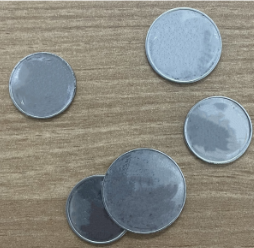
#> input picture coin.png, 254 x 248 px, found by its file name
$ python b.py
#> lines starting #> are read from the running program, lines starting #| are printed output that depends on the picture; after the words box and inside, x2 and y2 are one past the last pixel; in counts of white or black regions, pixels touching at a corner belong together
# counting_coin.py
import numpy as np
import cv2
import cvzone

# Load the images and resize it
img = cv2.imread("coin.png")
#> img is the input picture: shape (248, 254, 3); mean B, G, R 130.2, 136.7, 136.2
img = cv2.resize(img, (640, 800))
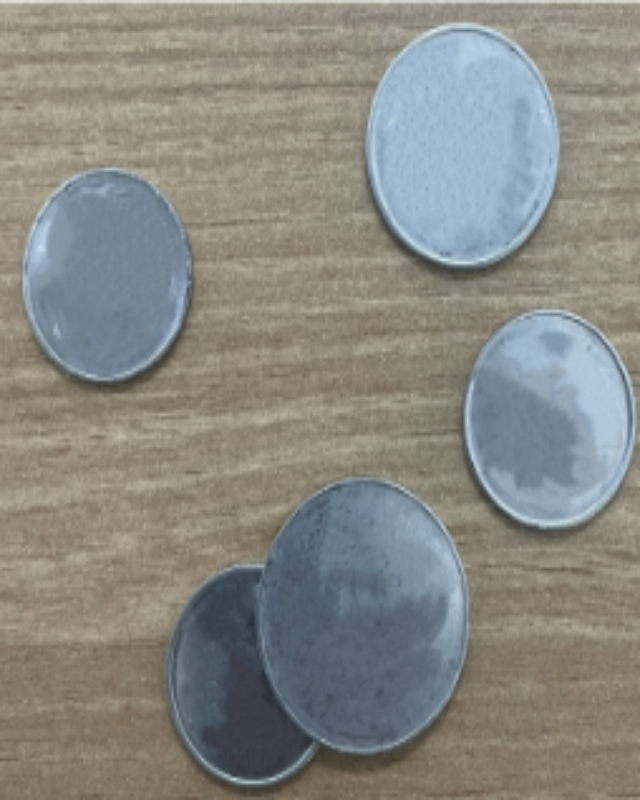
#> img: shape (800, 640, 3); mean B, G, R 130.1, 136.6, 136.1
# image_copy = cv2.imread("one.jpg")
# image_copy = cv2.resize(image_copy, (640, 800))


# Creat a Preprocessing function to apply necessary operations on the input image
def preProcessing(img):

    # Convert image to grayscale
    imgPre = cv2.cvtColor(img, cv2.COLOR_BGR2GRAY)
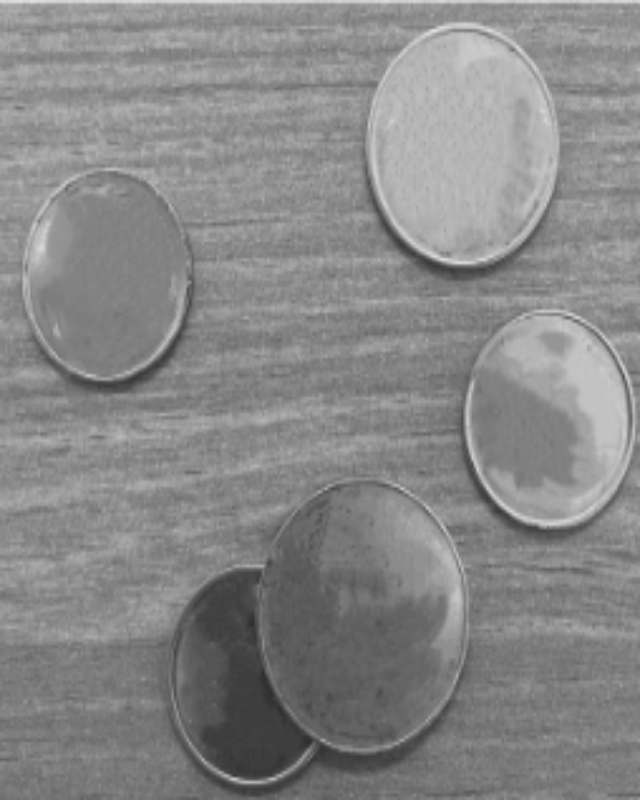
#> imgPre: shape (800, 640); min 45, max 232, mean 135.7

    # Apply blur to the image
    imgPre = cv2.blur(img, (15, 15), 0)
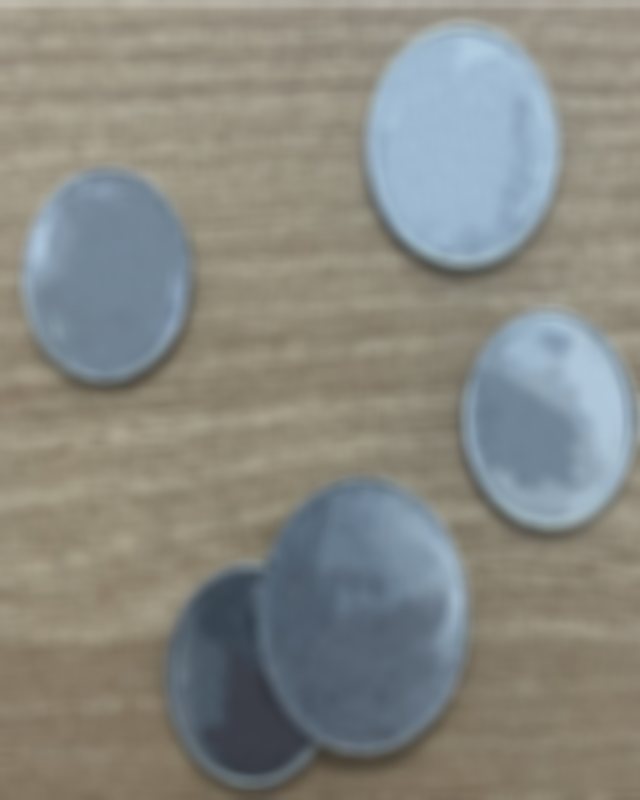
#> imgPre: shape (800, 640, 3); mean B, G, R 130.1, 136.6, 136.1


    # Apply Canny edge detection
    # Select some nice thresh1 , thresh2 so that go get a almost clear edge of wanted object

    imgPre = cv2.Canny(imgPre, 20 , 20)
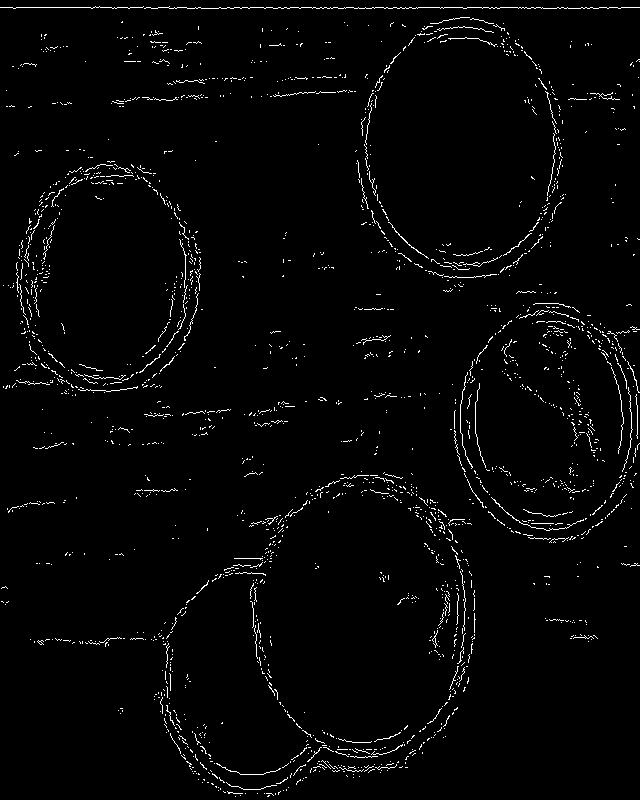
#> imgPre: shape (800, 640); 2.2% white in thin lines or dots

    # Apply dilation and morphological closing
    kernel = np.ones((3, 3), np.uint8)
    imgPre = cv2.dilate(imgPre, kernel, iterations=1)
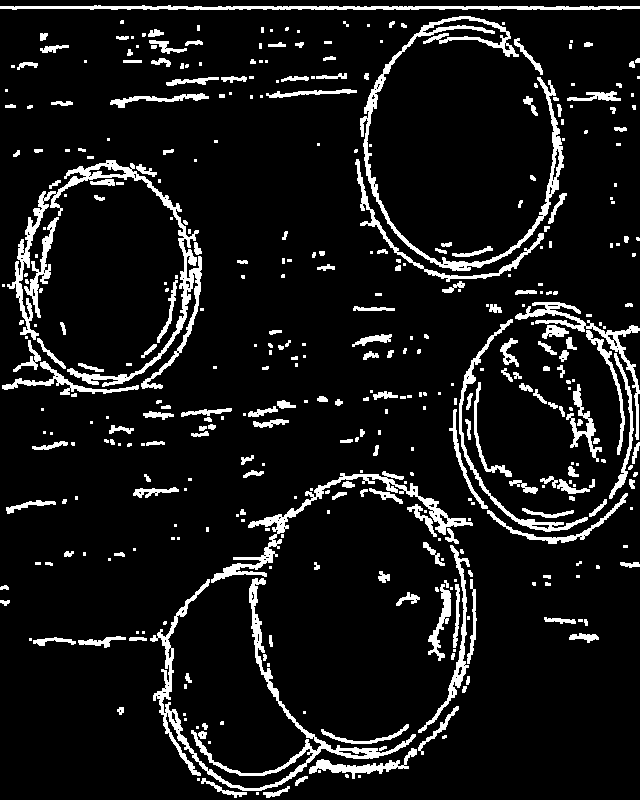
#> imgPre: shape (800, 640); 9.3% white; 410 white regions (199 under 20 px), largest, box (x1, y1, x2, y2) and area: (7, 160, 202, 389) 4845, (150, 578, 416, 791) 4519, (360, 16, 564, 271) 4126
    imgPre = cv2.morphologyEx(imgPre, cv2.MORPH_CLOSE, kernel)
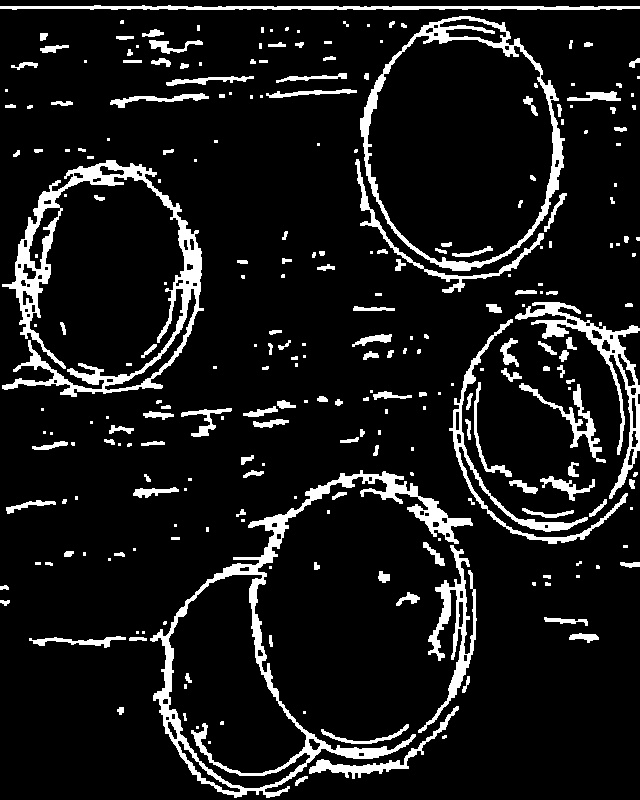
#> imgPre: shape (800, 640); 10% white; 267 white regions (111 under 20 px), largest, box (x1, y1, x2, y2) and area: (150, 470, 473, 798) 9249, (2, 160, 204, 397) 8557, (360, 16, 565, 271) 4702
    return imgPre

# Call preprocessing function
imgPre = preProcessing(img)

# Find contours in the preprocessed image having minimum area of 2000 ( set according to your image )
#> (the run stopped early here; a loop or call above may not have finished)
